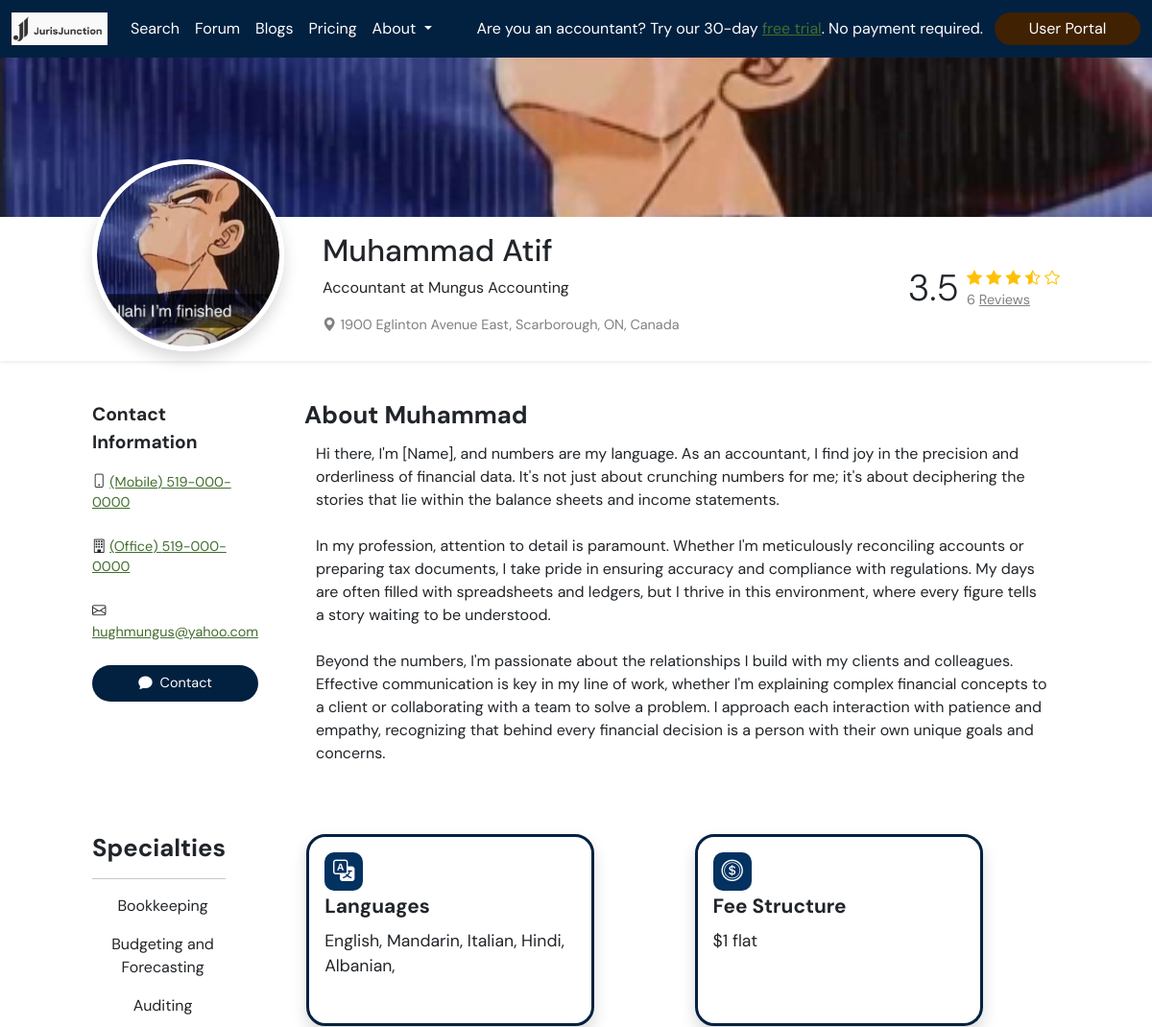
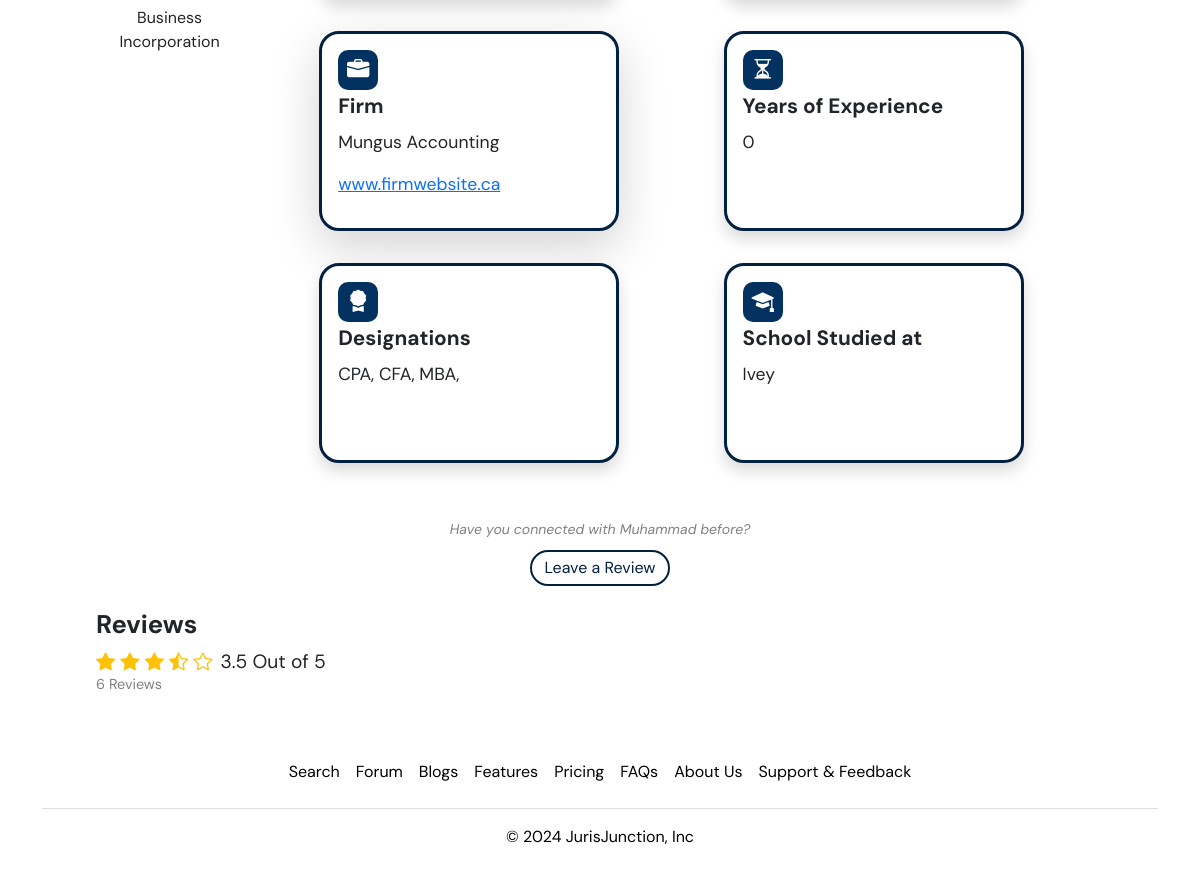
/professional/0db14019c5d34038abcd830ec2adc0e3ffb7803c23c74a27, run on the app's committed database (2 pictures, top to bottom).
### accounts/models.py (models this page shows, shortened)
class Professional(models.Model):
    user = models.OneToOneField(User, null=True, on_delete=models.CASCADE)
    unique_id = models.CharField(max_length=48, default=generate_unique_id, unique=True)
    email = models.EmailField()
    first_name = models.CharField(max_length=255)
    last_name = models.CharField(max_length=255)
    firm_name = models.CharField(null=True, max_length=255)
    contact_number = models.CharField(null=True, max_length=20)
    school_studied_at = models.CharField(null=True, max_length=255)
    designations = models.ManyToManyField(Designations)
    experience_years = models.PositiveIntegerField(null=True) #might delete
    fee_structure = models.TextField(null=True)
    num_of_reviews = models.IntegerField()
    average_rating = models.DecimalField(max_digits=3, decimal_places=1, null=True, blank=True)
    specialties = models.ManyToManyField(Specialties)
    languages = models.ManyToManyField(Languages)
    description = models.TextField(null=True)
    location = models.CharField(null=True, max_length=255)
    location_lat = models.FloatField(null=True, blank=True)
    location_long = models.FloatField(null=True, blank=True)
    profile_picture = models.ImageField(null=True, blank=True, default = '/main/default-pfp.jpg', upload_to='profile_pictures/')
    background_picture = models.ImageField(null=True, blank=True, default = '/main/default-background.png', upload_to='profile_pictures/background_photos/')
    subscription_status = models.BooleanField(null=True)
    created_at = models.DateTimeField(auto_now_add=True)
    updated_at = models.DateTimeField(auto_now=True)

class Specialties(models.Model):
    specialty = models.CharField(max_length=255)
    def __str__(self):
        return self.specialty

class Languages(models.Model):
    language = models.CharField(max_length = 20)
    def __str__(self):
        return self.language

class Designations(models.Model):
    designation = models.CharField(max_length=10)
    def __str__(self):
        return self.designation

### core/views.py (the view)
# urls.py: path('professional/<str:unique_id>', core_views.professional_page, name ='professional_page'),
def professional_page(request, unique_id):
    if request.user:
        user = request.user
    professional = get_object_or_404(Professional, unique_id=unique_id)
    reviews = professional.review_set.all()
    context = {
        'professional': professional,
        'reviews': reviews,
        'user':user
    }
    return render(request, 'core/normal_pages/professional-page.html', context)

### core/templates/core/normal_pages/professional-page.html (shortened to what this page needs)
{% load static %}
<!doctype html>
<html lang="en">
<head>
  <link href="https://cdn.jsdelivr.net/npm/bootstrap@5.2.1/dist/css/bootstrap.min.css" rel="stylesheet"
>
    <link rel="stylesheet" type="text/css" href="{% static 'css/professional-page-styles.css' %}"/>
    <link rel="stylesheet" href="https://cdn.jsdelivr.net/npm/bootstrap-icons@1.11.3/font/bootstrap-icons.min.css">
</head>
<body>
  {% include 'navbar.html' %}
  <main>
      <img class="background-photo" src="{{professional.background_picture.url}}" alt="">
      <div class="page-content">
          <div class="pfp-and-name-row shadow-sm">
            <div class="pfp-and-name-container">
              <img class="shadow" src="{{professional.profile_picture.url}}" alt="Professional pfp">
              <div class="name-and-location">
                <h2>{{professional.first_name}} {{professional.last_name}}</h2>
                <p>Accountant at {{professional.firm_name}}</p>
                <div class="location-info">
                  <i class="bi bi-geo-alt-fill"></i>
                  <p>{{professional.location}}</p>
                </div>
              </div>
              <div class="review-ranking-container">
                {% if professional.average_rating %}
                <div class="rating-items">
                  <p class="rating">{{professional.average_rating}}</p>
                  <div class="stars-and-reviews">
                    <div class="stars">
                      <i class="bi bi-star rating-star"></i>
                      <i class="bi bi-star rating-star"></i>
                      <i class="bi bi-star rating-star"></i>
                      <i class="bi bi-star rating-star"></i>
                      <i class="bi bi-star rating-star"></i>
                    </div>
                    <p class="num-of-reviews-text">{{professional.num_of_reviews}} <a href="#reviews-container">{% if professional.num_of_reviews == 1%} Review {%else%} Reviews {%endif%}</a></p>
                  </div>
                </div>
                {% else %}
                <h3>No Reviews Yet.</h3>
                {%endif%}
              </div>
            </div>
          </div>
        <div class="other-profile-info">
          <div class="contact-and-bio">
            <div class="contact-info-container">
              <p class="contact-title">Contact Information</p>
              <div class="contact-item">
                <i class="bi bi-phone"></i>
                <a href="tel:{{professional.contact_number}}">(Mobile) {{professional.contact_number}}</a>
              </div>
              <div class="contact-item">
                <i class="bi bi-building"></i>
                <a href="tel:{{professional.contact_number}}">(Office) {{professional.contact_number}}</a>
              </div>
              <div class="contact-item">
                <i class="bi bi-envelope"></i>
                <a href="mailto:{{profesisonal.email}}">{{professional.email}}</a>
              </div>
              <div class="button-container">
                <button class="default-button">
                  <i class="bi bi-chat-fill"></i>
                  <p>Contact</p>
                </button>
              </div>
            </div>
            <div class="bio-info">
              <h5 class="section-title">About {{professional.first_name}}</h5>
              <p class="bio-desc">{{professional.description}}</p>
            </div>
          </div>
          <div class="main-other-info">
            <div class="specialties-info">
              <h5 class="section-title">Specialties</h5>
              <hr>
              <p class="card-content">
                {% for specialty in professional.specialties.all %}
                <li>
                  <ul class="specialty-bullet">{{specialty}}</ul>
                </li>
                {%endfor%}
              </p>
            </div>
          <div class="grid-container">
            <div class="row">
              <div class="col">
                <div class="card shadow desc-card">
                  <div class="card-title-and-content">
                    <div class="icon-alignment-container">
                      <div class="card-icon-container">
                        <i class="bi bi-translate"></i>
                      </div>
                    </div>
                    <p class="card-title">Languages</p>
                    <p class="card-content">
                      {% for language in professional.languages.all %}
                      {{language}},
                      {%endfor%}
                    </p>
                  </div>
                </div>
              </div>
              <div class="col">
                <div class="card shadow desc-card">
                  <div class="card-title-and-content">
                    <div class="icon-alignment-container">
                      <div class="card-icon-container">
                        <i class="bi bi-coin"></i>
                      </div>
                    </div>
                    <p class="card-title">Fee Structure</p>
                    <p class="card-content">
                      {{professional.fee_structure}}
                    </p>
                  </div>
                </div>
              </div>
              <div class="col">
                <div class="card shadow-lg desc-card">
                  <div class="card-title-and-content">
                    <div class="icon-alignment-container">
                      <div class="card-icon-container">
                        <i class="bi bi-briefcase-fill"></i>
                      </div>
                    </div>
                    <p class="card-title">Firm</p>
                    <p class="card-content">
                      {{professional.firm_name}}
                    </p>
                    <p class="card-content">
                      <a href="">www.firmwebsite.ca</a>
                    </p>
                  </div>
                </div>
              </div>
              <div class="col">
                <div class="card shadow desc-card">
                  <div class="card-title-and-content">
                    <div class="icon-alignment-container">
                      <div class="card-icon-container">
                        <i class="bi bi-hourglass-split"></i>
                      </div>
                    </div>
                    <p class="card-title">Years of Experience</p>
                    <p class="card-content">
                      {{professional.experience_years}}
                    </p>
                  </div>
                </div>
              </div>
              <div class="col">
                <div class="card shadow desc-card">
                  <div class="card-title-and-content">
                    <div class="icon-alignment-container">
                      <div class="card-icon-container">
                        <i class="bi bi-award-fill"></i>
                      </div>
                    </div>
                    <p class="card-title">Designations</p>
                    <p class="card-content">
                      {% for designation in professional.designations.all %}
                      {{designation}},
                      {%endfor%}
                    </p>
                  </div>
                </div>
              </div>
              <div class="col">
                <div class="card shadow desc-card">
                  <div class="card-title-and-content">
                    <div class="icon-alignment-container">
                      <div class="card-icon-container">
                        <i class="bi bi-mortarboard-fill"></i>
                      </div>
                    </div>
                    <p class="card-title">School Studied at</p>
                    <p class="card-content">
                      {{professional.school_studied_at}}
                    </p>
                  </div>
                </div>
              </div>
            </div>
          </div>
          </div>
          <div class="reviews-section-container">
            <div class="form-open">
              <small class="review-btn-text">Have you connected with {{professional.first_name}} before?</small>
              <button type="button" class="default-button review-button" id="reviewButton">Leave a Review</button>
            </div>
            <div class="review-section">
              <h3 class="section-title">Reviews</h3>
              {% if professional.average_rating %}
              <div class="stars-and-rating">
                <div class="stars">
                  <i class="bi bi-star review-star"></i>
                  <i class="bi bi-star review-star"></i>
                  <i class="bi bi-star review-star"></i>
                  <i class="bi bi-star review-star"></i>
                  <i class="bi bi-star review-star"></i>
              </div>
                <p class="out-of-reviews-text">{{professional.average_rating}} Out of 5</p>
              </div>
              {%endif%}
              <p class="num-of-reviews-text">{{professional.num_of_reviews}} {% if professional.num_of_reviews == 1%} Review {%else%} Reviews {%endif%}</p>
            </div>
          </div>
        </div>
        </div>
  </main>
  {% include 'footer.html' %}
</body>
</html>

### reused_templates/navbar.html (shortened to what this page needs)
 {% load static %}
 <head>
 </head>
  <link rel="stylesheet" type="text/css" href="{% static 'css/navbar-styles.css' %}"/>
<nav class="navbar navbar-expand-lg navbar-light fixed-top">
    <div class="container-fluid">
        <a class="navbar-brand" href="{% url 'index' %}">
            <img src="{{ MEDIA_URL }}main/navbar-logo.png" alt="" width="100" height="34">
          </a>
      <div class="collapse navbar-collapse" id="navbarNavDropdown">
        <ul class="navbar-nav">
          <li class="nav-item">
            <a class="nav-link" aria-current="page" href="{% url 'index' %}">Search</a>
          </li>
          <li class="nav-item">
            <a class="nav-link" href="{% url 'forum_home' %}">Forum</a>
          </li>
          <li class="nav-item">
            <a class="nav-link" href="{% url 'blog_index' %}">Blogs</a>
          </li>
          <li class="nav-item">
            <a class="nav-link" href="{% url 'pricing' %}">Pricing</a>
          </li>
          <li class="nav-item dropdown">
            <a class="nav-link dropdown-toggle" href="#" id="navbarDropdownMenuLink" role="button" data-bs-toggle="dropdown" aria-expanded="false">
              About
            </a>
          </li>
        </ul>
        <div class="account-buttons">
          {%if user.is_authenticated%}
          <a href="{% url 'signin' %}">
            <button type = "button" class="portal-button">
              <p>Return to Portal</p>
            </button>
          </a>
          {%else%}
            <p>Are you an accountant? Try our 30-day <a href="{% url 'signin' %}">free trial</a>. No payment required.</p>
            <a href="{% url 'signin' %}">
              <button type = "button" class="portal-button">
                <p>User Portal</p>
              </button>
            </a>
          {%endif%}
          </div>
      </div>
    </div>
  </nav>

### reused_templates/footer.html (shortened to what this page needs)
{% load static %}
 <link rel="stylesheet" type="text/css" href="{% static 'css/footer-styles.css' %}"/>
<div class="container footer-items">
    <footer class="py-3 my-4">
      <ul class="nav justify-content-center border-bottom pb-3 mb-3">
        <li class="nav-item-footer"><a href="{% url 'index' %}" class="nav-link px-2 text-body-secondary">Search</a></li>
        <li class="nav-item-footer"><a href="{% url 'forum_home' %}" class="nav-link px-2 text-body-secondary">Forum</a></li>
        <li class="nav-item-footer"><a href="{% url 'blog_index' %}" class="nav-link px-2 text-body-secondary">Blogs</a></li>
        <li class="nav-item-footer"><a href="{% url 'features' %}" class="nav-link px-2 text-body-secondary">Features</a></li>
        <li class="nav-item-footer"><a href="{% url 'pricing' %}" class="nav-link px-2 text-body-secondary">Pricing</a></li>
        <li class="nav-item-footer"><a href="{% url 'faq' %}" class="nav-link px-2 text-body-secondary">FAQs</a></li>
        <li class="nav-item-footer"><a href="{% url 'about_us' %}" class="nav-link px-2 text-body-secondary">About Us</a></li>
        <li class="nav-item-footer"><a href="{% url 'support_feedback' %}" class="nav-link px-2 text-body-secondary">Support & Feedback</a></li>
      </ul>
      <p class="text-center text-body-secondary">&copy;
        <span id="copyright">
        </span>
        JurisJunction, Inc</p>
    </footer>
  </div>

### data on the page
Professional: background_picture (picture), profile_picture (picture), first_name "Muhammad", last_name "Atif", firm_name "Mungus Accounting", location "1900 Eglinton Avenue East, Scarborough, ON, Canada", average_rating "3.5", num_of_reviews "6", contact_number "519-000-0000", email "hughmungus@yahoo.com", description "Hi there, I'm [Name], and numbers are my language. As an accountant, I find joy in the precision and orderliness of financial data. It's not just about crunching numbers for me; it's about deciphering the stories that lie within the balance sheets and income statements. In my profession, attention to detail is paramount. Whether I'm meticulously reconciling accounts or preparing tax documents, I take pride in ensuring accuracy and compliance with regulations. My days are often filled with spreadsheets and ledgers, but I thrive in this environment, where every figure tells a story waiting to be understood. Beyond the numbers, I'm passionate about the relationships I build with my clients and…", fee_structure "$1 flat", experience_years "0", school_studied_at "Ivey"
Specialties: specialty "Bookkeeping"
Specialties: specialty "Budgeting and Forecasting"
Specialties: specialty "Auditing"
Specialties: specialty "Business Incorporation"
Languages: language "English"
Languages: language "Mandarin"
Languages: language "Italian"
Languages: language "Hindi"
Languages: language "Albanian"
Designations: designation "CPA"
Designations: designation "CFA"
Designations: designation "MBA"
